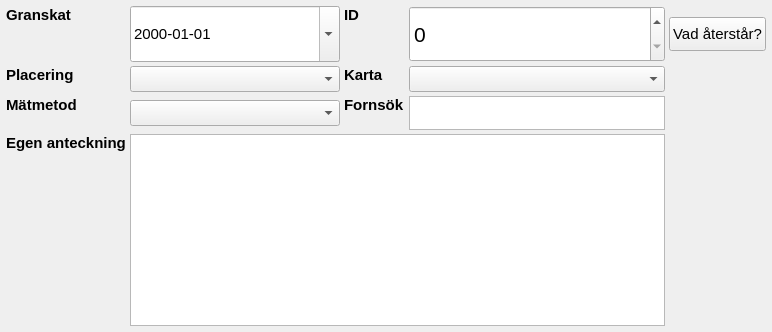
<widget class="QWidget" name="tab_3">
            <attribute name="title">
              <string>Administrativt</string>
            </attribute>
            <layout class="QGridLayout" name="gridLayout_2">
              <item row="0" column="4"><widget class="QPushButton" name="knapp_aterstar"><property name="text"><string>Vad återstår?</string></property><property name="toolTip"><string>Går igenom dina egna lämningar — de med löpnummer — och listar det som fattas. Läs den medan du står kvar; leveranslistan hittar samma saker men läses på kontoret.</string></property><property name="font"><font><family>Tahoma</family><pointsize>11</pointsize></font></property><property name="minimumSize"><size><width>0</width><height>34</height></size></property></widget></item><item row="1" column="0" alignment="Qt::AlignLeft|Qt::AlignTop">
                <widget class="QLabel" name="label_16">
                  <property name="font">
                    <font>
                      <family>Tahoma</family><pointsize>11</pointsize><bold>true</bold><weight>75</weight></font>
                  </property>
                  <property name="text">
                    <string>Placering</string>
                  </property>
                <property name="maximumSize"><size><width>190</width><height>16777215</height></size></property><property name="wordWrap"><bool>false</bool></property></widget>
              </item>
              <item row="1" column="1">
                <widget class="QComboBox" name="placering">
                  <property name="font">
                    <font>
                      <family>Tahoma</family><pointsize>11</pointsize></font>
                  </property>
                  </widget>
              </item>
              <item row="1" column="2" alignment="Qt::AlignLeft|Qt::AlignTop">
                <widget class="QLabel" name="label_18">
                  <property name="font">
                    <font>
                      <family>Tahoma</family><pointsize>11</pointsize><bold>true</bold><weight>75</weight></font>
                  </property>
                  <property name="text">
                    <string>Karta</string>
                  </property>
                  <property name="buddy">
                    <cstring>label_15</cstring>
                  </property>
                <property name="maximumSize"><size><width>190</width><height>16777215</height></size></property><property name="wordWrap"><bool>false</bool></property></widget>
              </item>
              <item row="1" column="3">
                <widget class="QComboBox" name="Karta">
                  <property name="font">
                    <font>
                      <family>Tahoma</family><pointsize>11</pointsize></font>
                  </property>
                  </widget>
              </item>
              <item row="2" column="0" alignment="Qt::AlignLeft|Qt::AlignTop">
                <widget class="QLabel" name="label_21">
                  <property name="font">
                    <font>
                      <family>Tahoma</family><pointsize>11</pointsize><bold>true</bold><weight>75</weight></font>
                  </property>
                  <property name="text">
                    <string>Mätmetod</string>
                  </property>
                <property name="maximumSize"><size><width>190</width><height>16777215</height></size></property><property name="wordWrap"><bool>false</bool></property></widget>
              </item>
              <item row="2" column="1">
                <widget class="QComboBox" name="matmet">
                  <property name="font">
                    <font>
                      <family>Tahoma</family><pointsize>11</pointsize></font>
                  </property>
                  </widget>
              </item>
              <item row="3" column="0" alignment="Qt::AlignLeft|Qt::AlignTop"><widget class="QLabel" name="label_22">
                  <property name="font">
                    <font>
                      <family>Tahoma</family><pointsize>11</pointsize><bold>true</bold><weight>75</weight></font>
                  </property>
                  <property name="text">
                    <string>Egen anteckning</string>
                  </property>
                <property name="maximumSize"><size><width>16777215</width><height>16777215</height></size></property><property name="wordWrap"><bool>false</bool></property></widget>
              </item><item row="3" column="1" colspan="3"><widget class="QPlainTextEdit" name="ovrigt">
                  <property name="minimumSize">
                    <size>
                      <width>191</width>
                      <height>0</height>
                    </size>
                  </property>
                  <property name="font">
                    <font>
                      <family>Tahoma</family><pointsize>11</pointsize></font>
                  </property>
                  </widget>
              </item><property name="leftMargin"><number>6</number></property><property name="topMargin"><number>6</number></property><property name="rightMargin"><number>6</number></property><property name="bottomMargin"><number>6</number></property><property name="spacing"><number>4</number></property><item row="2" column="2" alignment="Qt::AlignLeft|Qt::AlignTop"><widget class="QLabel" name="label_url">
                      <property name="text">
                        <string>Fornsök</string>
                      </property>
                      <property name="maximumSize"><size><width>190</width><height>16777215</height></size></property><property name="font"><font><family>Tahoma</family><pointsize>11</pointsize><bold>true</bold><weight>75</weight></font></property><property name="wordWrap"><bool>false</bool></property></widget>
                  </item><item row="2" column="3"><widget class="QTextBrowser" name="url">
                      <property name="openLinks">
                        <bool>true</bool>
                      </property>
                      <property name="openExternalLinks">
                        <bool>true</bool>
                      </property>
                    <property name="maximumSize"><size><width>16777215</width><height>34</height></size></property><property name="font"><font><family>Tahoma</family><pointsize>11</pointsize></font></property></widget>
                  </item><item row="4" column="0" colspan="4"><spacer name="utfyllnad_gridLayout_2"><property name="orientation"><enum>Qt::Vertical</enum></property><property name="sizeHint"><size><width>20</width><height>0</height></size></property></spacer></item><item alignment="Qt::AlignLeft|Qt::AlignTop" row="0" column="0">
                    <widget class="QLabel" name="label_23">
                      <property name="font">
                        <font>
                          <family>Tahoma</family><pointsize>11</pointsize><bold>true</bold><weight>75</weight></font>
                      </property>
                      <property name="text">
                        <string>Granskat</string>
                      </property>
                    <property name="maximumSize"><size><width>16777215</width><height>16777215</height></size></property><property name="wordWrap"><bool>false</bool></property></widget>
                  </item>
                  <item row="0" column="1">
                    <widget class="QgsDateTimeEdit" name="Granskningsdatum">
                      
                      <property name="displayFormat"><string notr="true">yyyy-MM-dd</string></property>
                      <property name="minimumSize">
                        <size>
                          <width>210</width><height>56</height></size>
                      </property>
                      <property name="font">
                        <font>
                          <family>Tahoma</family><pointsize>11</pointsize></font>
                      </property>
                      <property name="mouseTracking">
                        <bool>false</bool>
                      </property>
                      <property name="tabletTracking">
                        <bool>false</bool>
                      </property>
                      <property name="acceptDrops">
                        <bool>false</bool>
                      </property>
                      <property name="layoutDirection">
                        <enum>Qt::LeftToRight</enum>
                      </property>
                      <property name="autoFillBackground">
                        <bool>false</bool>
                      </property>
                      <property name="buttonSymbols">
                        <enum>QAbstractSpinBox::UpDownArrows</enum>
                      </property>
                      <property name="showGroupSeparator" stdset="0">
                        <bool>false</bool>
                      </property>
                      <property name="currentSection">
                        <enum>QDateTimeEdit::YearSection</enum>
                      </property>
                      <property name="calendarPopup">
                        <bool>true</bool>
                      </property>
                      <property name="timeSpec">
                        <enum>Qt::LocalTime</enum>
                      </property>
                      <property name="maximumSize"><size><width>16777215</width><height>56</height></size></property></widget>
                  </item>
                  <item alignment="Qt::AlignLeft|Qt::AlignTop" row="0" column="2">
                    <widget class="QLabel" name="label_24">
                      <property name="text">
                        <string>ID</string>
                      </property>
                    <property name="maximumSize"><size><width>16777215</width><height>16777215</height></size></property><property name="font"><font><family>Tahoma</family><pointsize>11</pointsize><bold>true</bold><weight>75</weight></font></property><property name="wordWrap"><bool>false</bool></property></widget>
                  </item>
                  <item row="0" column="3">
                    <widget class="QSpinBox" name="TID">
                      <property name="maximum"><number>99999</number></property>
                      
                      <property name="minimumSize">
                        <size>
                          <width>130</width><height>56</height></size>
                      </property>
                      <property name="font">
                        <font>
                          <family>Tahoma</family><pointsize>16</pointsize></font>
                      </property>
                      <property name="mouseTracking">
                        <bool>false</bool>
                      </property>
                      <property name="toolTipDuration">
                        <number>-1</number>
                      </property>
                      <property name="layoutDirection">
                        <enum>Qt::LeftToRight</enum>
                      </property>
                      <property name="wrapping">
                        <bool>false</bool>
                      </property>
                      <property name="showGroupSeparator" stdset="0">
                        <bool>false</bool>
                      </property>
                    <property name="maximumSize"><size><width>16777215</width><height>56</height></size></property></widget>
                  </item>
                </layout>
          </widget>
